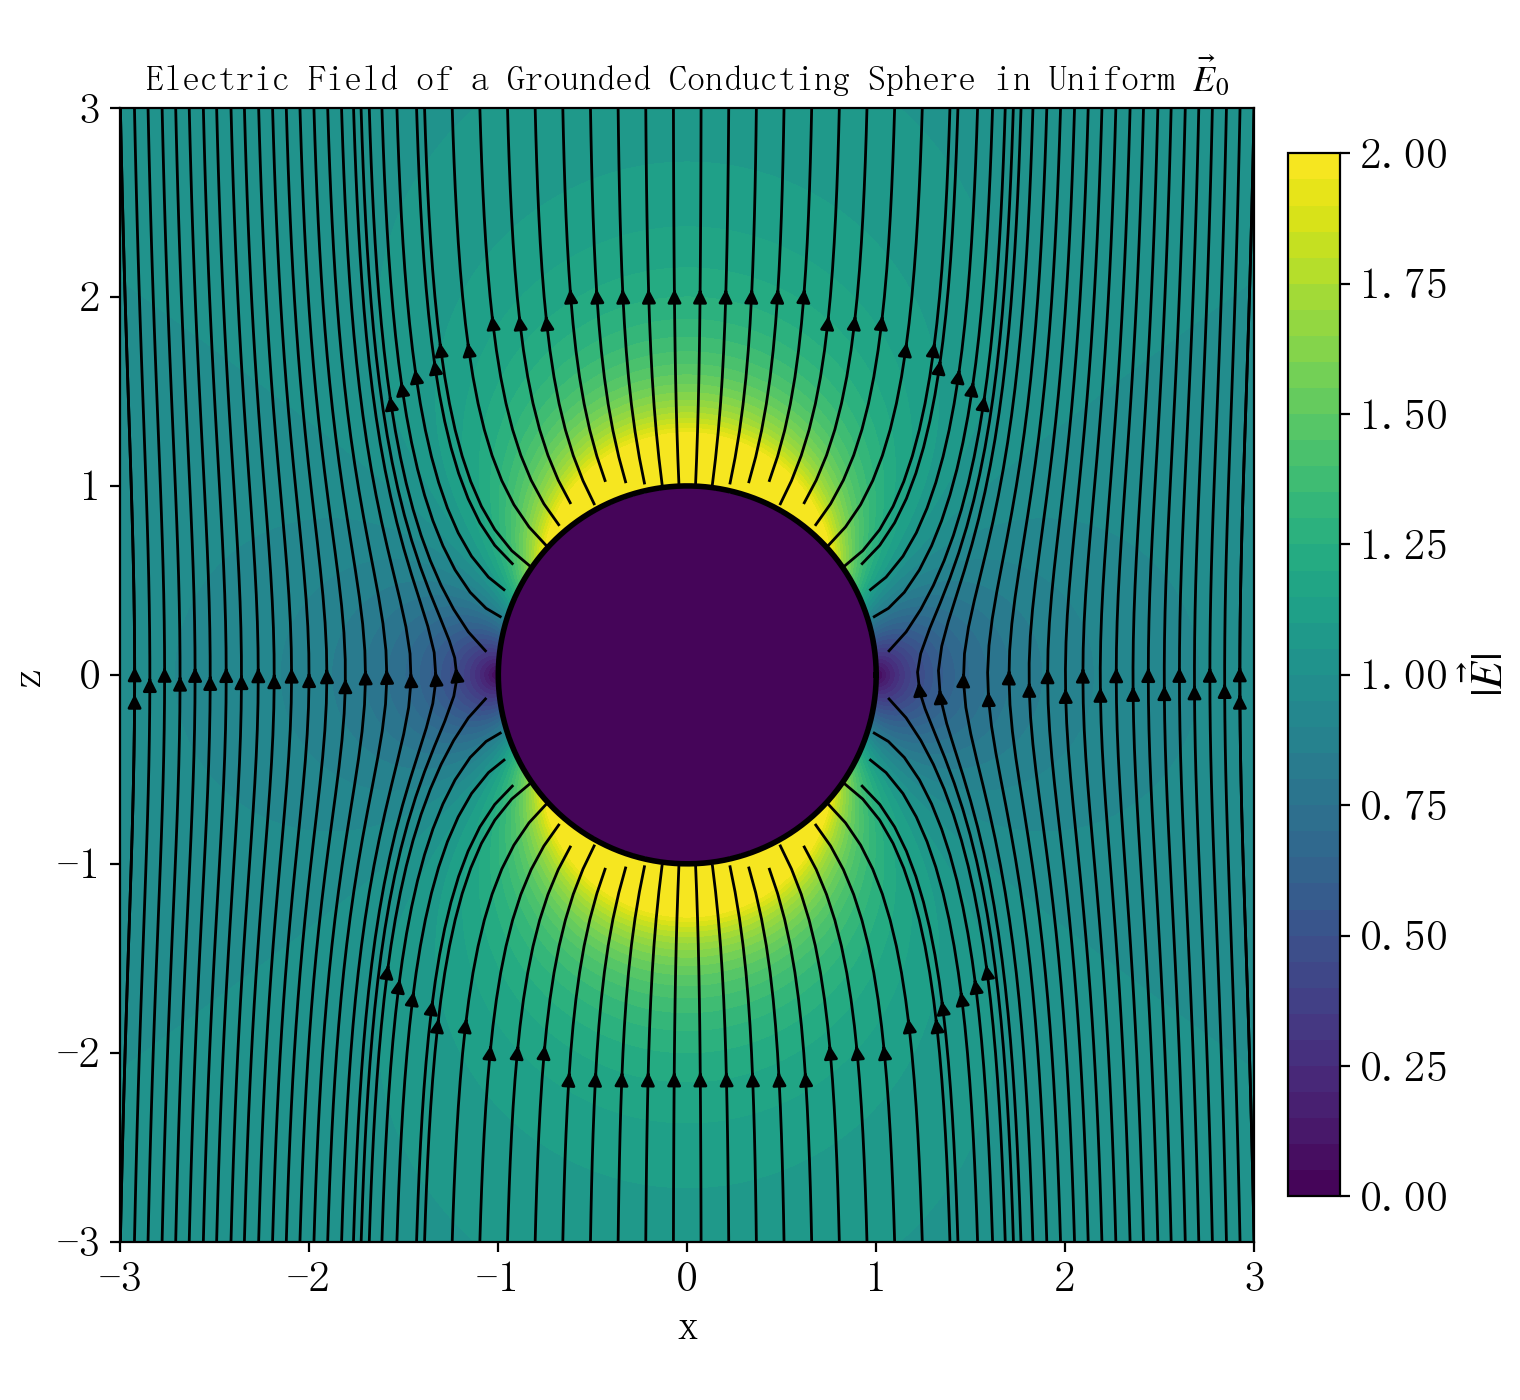

This chart was generated by the following Python code:
import sys
from pathlib import Path

import numpy as np
import matplotlib.pyplot as plt

R = 1.0
E0 = 1.0
lim = 3.0
grid = 401
density = 1.4
out_path = Path("e-grounded-sphere-uniform-field-E.png")
no_show = False

for arg in sys.argv[1:]:
    if arg == "--no-show":
        no_show = True
        continue
    if not arg.startswith("--") or "=" not in arg:
        continue
    key, value = arg[2:].split("=", 1)
    if key == "R":
        R = float(value)
    elif key == "E0":
        E0 = float(value)
    elif key == "lim":
        lim = float(value)
    elif key == "grid":
        grid = int(float(value))
    elif key == "density":
        density = float(value)
    elif key == "out":
        out_path = Path(value)

plt.rcParams["font.family"] = "sans-serif"
plt.rcParams["font.sans-serif"] = ["SimSun", "Microsoft YaHei", "Arial Unicode MS", "DejaVu Sans"]
plt.rcParams["font.size"] = 16
plt.rcParams["mathtext.fontset"] = "stix"
plt.rcParams["axes.unicode_minus"] = False

x = np.linspace(-lim, lim, grid)
z = np.linspace(-lim, lim, grid)
X, Z = np.meshgrid(x, z)

r = np.sqrt(X * X + Z * Z)
eps = 1e-12
r_safe = np.maximum(r, eps)

cos_theta = Z / r_safe
sin_theta = X / r_safe

outside = r >= R

Er = np.zeros_like(r, dtype=float)
Eth = np.zeros_like(r, dtype=float)
rr = r_safe[outside]
ct = cos_theta[outside]
st = sin_theta[outside]
Er[outside] = E0 * ct * (1.0 + 2.0 * (R**3) / (rr**3))
Eth[outside] = -E0 * st * (1.0 - (R**3) / (rr**3))

Ex = Er * sin_theta + Eth * cos_theta
Ez = Er * cos_theta - Eth * sin_theta
Emag = np.sqrt(Ex * Ex + Ez * Ez)

fig, ax = plt.subplots(1, 1, figsize=(7.6, 7.0), constrained_layout=True)

vmax = float(np.nanpercentile(Emag[outside], 98.0)) if np.any(outside) else float(np.nanmax(Emag))
im = ax.contourf(X, Z, np.clip(Emag, 0.0, vmax), levels=40, cmap="viridis", zorder=0)

ax.streamplot(
    X,
    Z,
    Ex,
    Ez,
    color="black",
    linewidth=1.0,
    density=float(density),
    broken_streamlines=False,
    zorder=1,
)

t = np.linspace(0.0, 2.0 * np.pi, 500)
ax.plot(R * np.cos(t), R * np.sin(t), color="black", linewidth=2.0, zorder=2)

ax.set_title(r"Electric Field of a Grounded Conducting Sphere in Uniform $\vec{E}_0$", fontsize=13)
ax.set_xlabel("x")
ax.set_ylabel("z")
ax.set_aspect("equal")
ax.set_xlim(-lim, lim)
ax.set_ylim(-lim, lim)

cbar = fig.colorbar(im, ax=ax, fraction=0.046, pad=0.02)
cbar.set_label(r"$|\vec{E}|$")

fig.savefig(out_path, dpi=200)

if not no_show:
    plt.show()
